Frame 1 (no input): blank canvas, image omitted
Frame 60 (the mouse pressed at the canvas centre just before this capture): blank canvas, image omitted
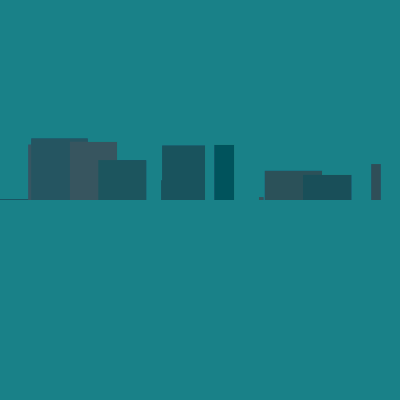
Frame 120 (the mouse held since frame 60 and released just before this capture)

The Processing sketch whose frames 1 and 60 were blank and that drew this single picture after the mouse press (run headless with seeded random() and noise(); from frame 60 on, the mouse is pressed at the canvas centre):

// Processing sketch: processing_41739
// ── processing_41739.pde

/* based on Nick Senskes particle demo code...altered 
to make a skyline type effect */


Particle p;

void setup() {
  size(400, 400);
  noStroke();
  smooth();
  p = new Particle(0,height/2,width,0,0);
}

void draw() {
  frameRate(35);
  
  fill(0,random(0,255),random(0,255),5); //sets background color to change constantly to a random hue of blue
  rect(0, 0, width, height);
  p.update();
  p.display();
}

void mousePressed(){
  p.x = 0;
  p.y = height/2; //sets the start point of drawing at hieght/2
  p.vx = random(50); //give ths velocity that the drawing travels at to a randome speed between 5-50
  p.vy =0; //y velocity is 0...no vertical movement
  p.width2 = random(5,75); //defines the width of the rectangles
}

class Particle {
  float x, y; 
  float vx, vy; 
  float width2; 


  Particle(int xpos, int ypos, float velx, float vely, float w) {
    x = xpos;
    y = ypos;
    vx = velx;
    vy = vely;
    width2 = w;
  }

  void update() {
 
    y += vy;
    x += vx;
  }

  void display() {
    fill(random(175),0,0);
    rect(x,y,-random(width2),-random(width2));
  }
}
